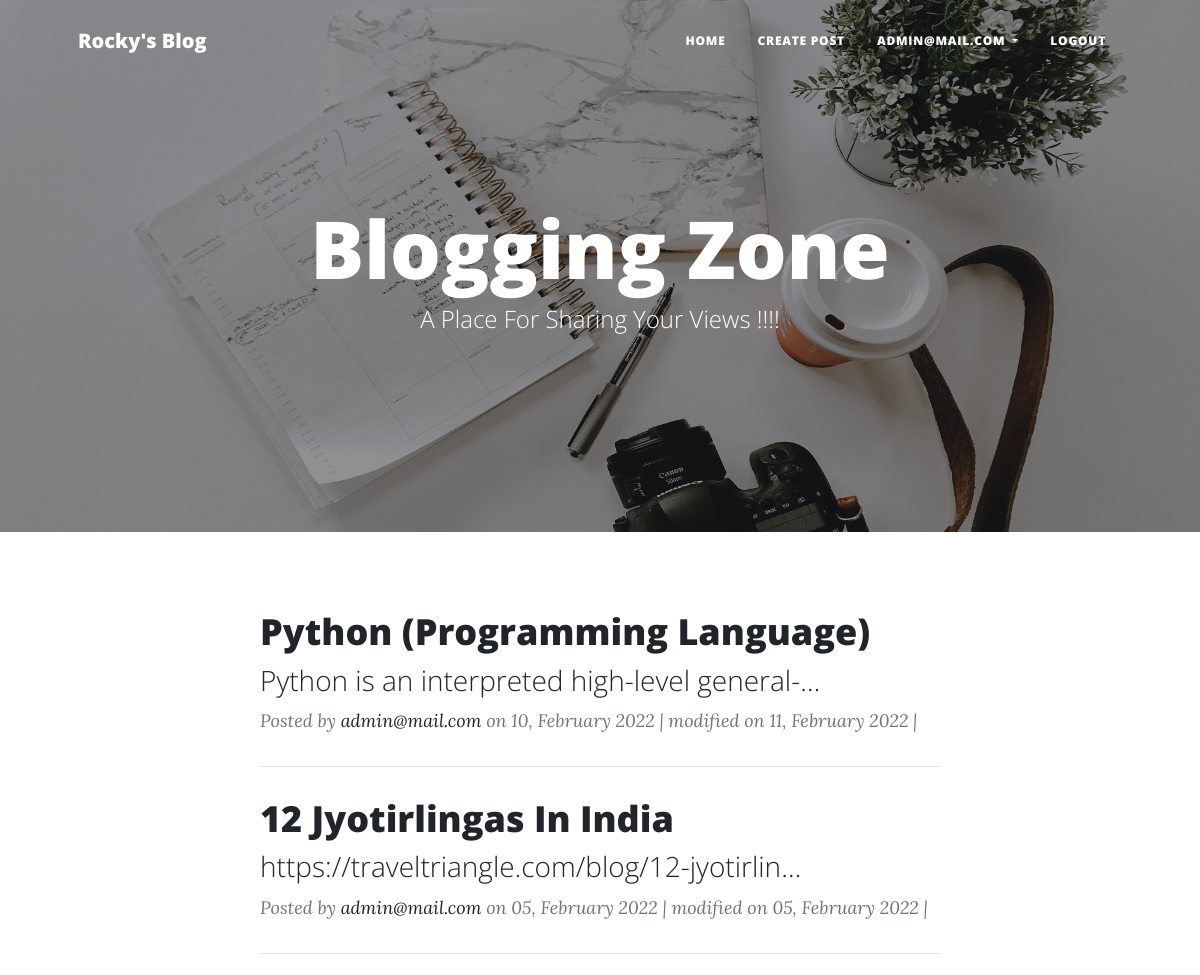
/my-post (signed in, upper part), run on an earlier commit of the app's database.
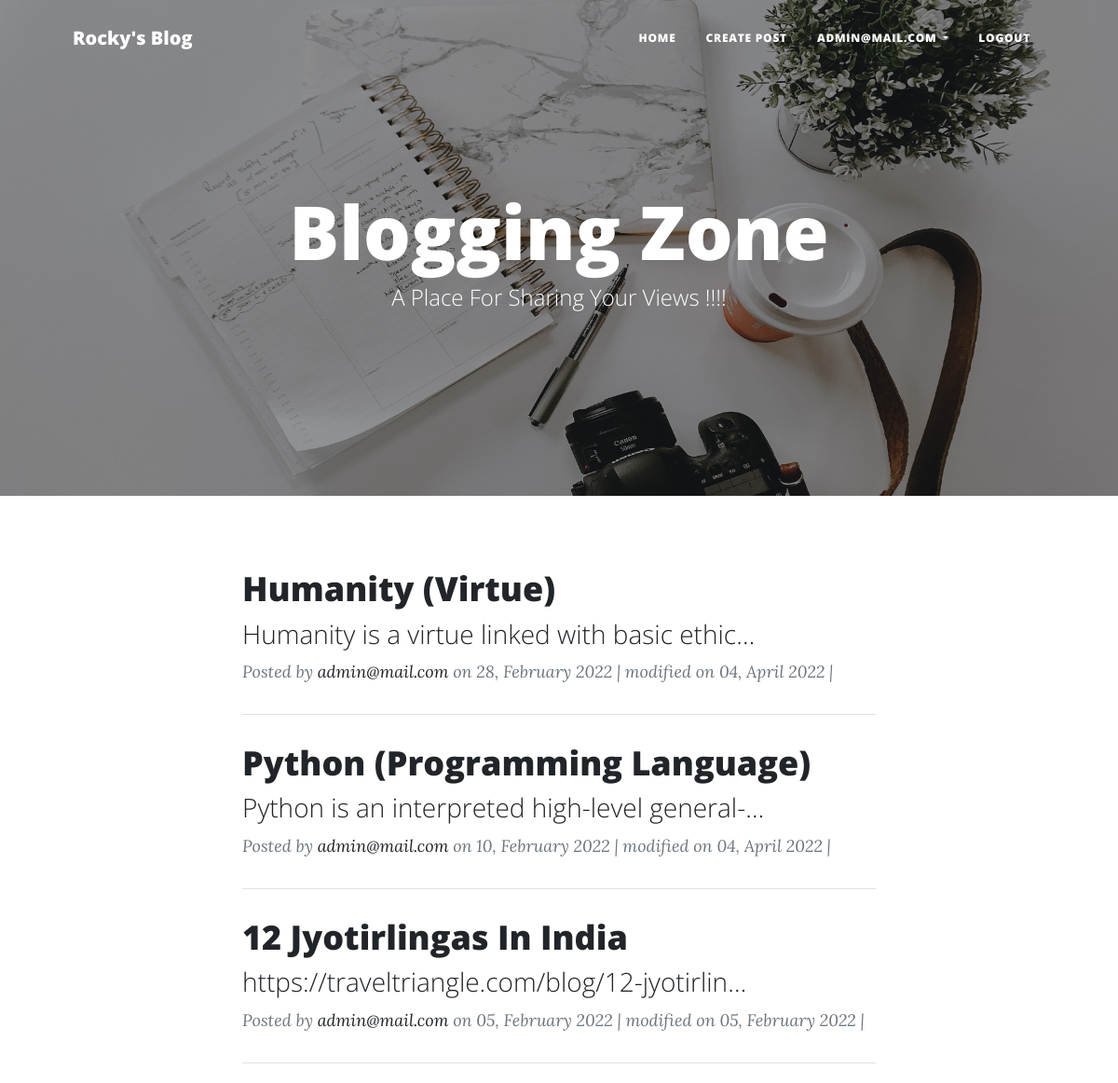
And on a later commit of the database.
### blog/models.py (models this page shows, shortened)
class Post(models.Model):
    STATUS_CHOICES = (
        ('DRAFT', 'Draft'),
        ('PUBLISHED', 'Published'),
        ('ARCHIVED','Archived')
    )
    title = models.CharField(max_length=125)
    content = RichTextField(blank=True)
    Summary = models.TextField(max_length=500, blank=True, null=True)
    slug = models.SlugField(max_length=125)
    author = models.ForeignKey(User, on_delete=models.PROTECT)
    tags = models.ManyToManyField(Tag, related_name="posts")
    status = models.CharField(max_length=12, choices=STATUS_CHOICES, default='DRAFT')
    created_at = models.DateTimeField(auto_now_add=True)
    modified_at = models.DateTimeField(auto_now=True)
    class Meta:
        ordering = ["-created_at"]

### accounts/models.py (models this page shows, shortened)
class CustomUser(AbstractBaseUser):
    email = models.EmailField(
        verbose_name='email address',
        max_length=255,
        unique=True,
    )
    full_name = models.CharField(max_length=250)
    dob = models.DateField(verbose_name='Date OF Birth', default= timezone.now())
    is_active = models.BooleanField(default=True)
    staff = models.BooleanField(default=False)
    admin = models.BooleanField(default=False)
    objects = CustomUserManager()
    USERNAME_FIELD = 'email'
    REQUIRED_FIELDS = [full_name, dob]
    def __str__(self):
        return self.email

### blog/views.py (the view)
# urls.py: path("my-post", user_post, name="pub_post"),
def user_post(request, *args, **kwargs):
    posts = Post.objects.filter(author=request.user, status="PUBLISHED")
    context_data = {
        "title": "MY POSTS",
        "posts": posts,
    }
    return render(request, "blog/user_post.html", context_data)

### templates/blog/user_post.html (shortened to what this page needs)
{% extends 'base.html' %}
{% block header %}
{{block.super}}
{% endblock header %}
{% block content %}
<div class="container px-4 px-lg-5">
    <div class="row gx-4 gx-lg-5 justify-content-center">
        <div class="col-md-10 col-lg-8 col-xxl-9">
            {% for post in posts %}
              {% if request.user == post.author %}
                    <div class="post-preview">
                    <a href="{% url 'post_detail' post.pk post.slug %}">
                        <h2 class="post-title">{{post.title|title}}</h2>
                        <h3 class="post-subtitle">{{post.Summary | truncatechars:45}}</h3>
                    </a>
                    <p class="post-meta">
                        Posted by
                        <a href="{% url 'post_detail' post.pk post.slug %}">{{post.author}}</a>
                        on {{post.created_at|date:"d, F Y"}}
                        | modified on {{post.modified_at|date:"d, F Y"}}
                        |
                        </p>
                    </div>
                    <hr class="my-4" />
                    {% endif %}
                    {% empty %}
                    <h4 class="text-center">No post available right now..!!!</h4>
            {% endfor%}
    </div>
</div>
{% endblock content %}

What changed in the data, as far as the page shows it:
added Post: title "Humanity (Virtue)", Summary "Humanity is a virtue linked with basic ethic…", author "admin@mail.com", created_at "28, February 2022", modified_at "04, April 2022"
changed Post "Python (Programming Language)": modified_at "11, February 2022" → "04, April 2022"
